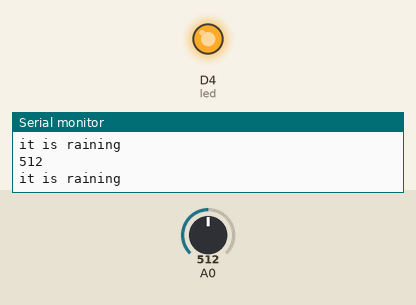
Simulated run of this sketch. Board: ESP8266 (NodeMCU). On the bench: output pins drawn as LEDs (lit = HIGH), the last lines printed to the serial monitor. Inputs (shaded band) come from the test bench; at power-on: A0 = 512.

Above: at 1.2 s.
1.3 s: A0 set to 884
2.8 s: A0 set to 915
At 3.8 s:
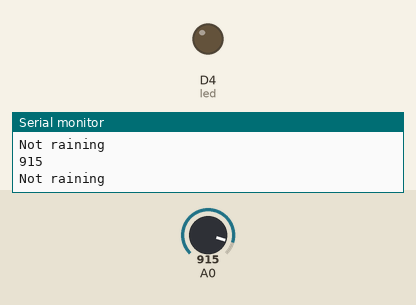
4.3 s: A0 set to 890
At 5.1 s:
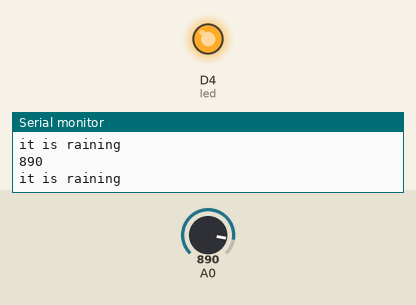
5.8 s: A0 set to 900
At 6.3 s:
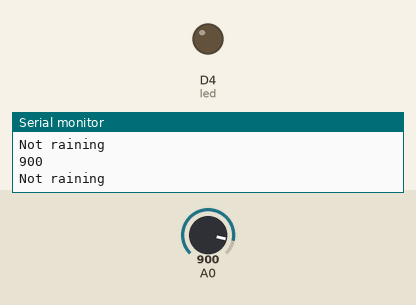
Timing chart, 0 to 8.3 s (numbered marks = the images above; inputs shaded):
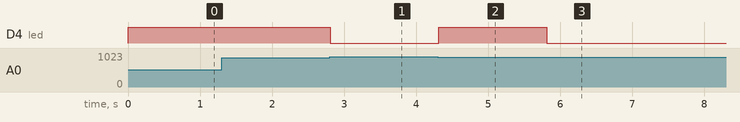

The sketch:

RainDrop_Sensor.ino
```cpp
// Welcome to Aviyan's Thoughts

int led = D4;
void setup() {
Serial.begin(9600);
pinMode(led,OUTPUT);
}

void loop() {
  // read the input on analog pin 0:
int sensorValue = analogRead(A0);
Serial.println(sensorValue);
   if (sensorValue < 900)
  {
      Serial.println("it is raining");
      digitalWrite(led, HIGH);
    }
   else
   {
       Serial.println("Not raining");
       digitalWrite(led, LOW);
   }

delay(100);
}
```

Measured:
- the behaviour switches between 899 and 900 on A0 (found by bisection; images 0 and 1)
- after the input at 2.8 s, D4 (led): HIGH → LOW at once
- after the input at 4.3 s, D4 (led): LOW → HIGH at once
- after the input at 5.8 s, D4 (led): HIGH → LOW at once
